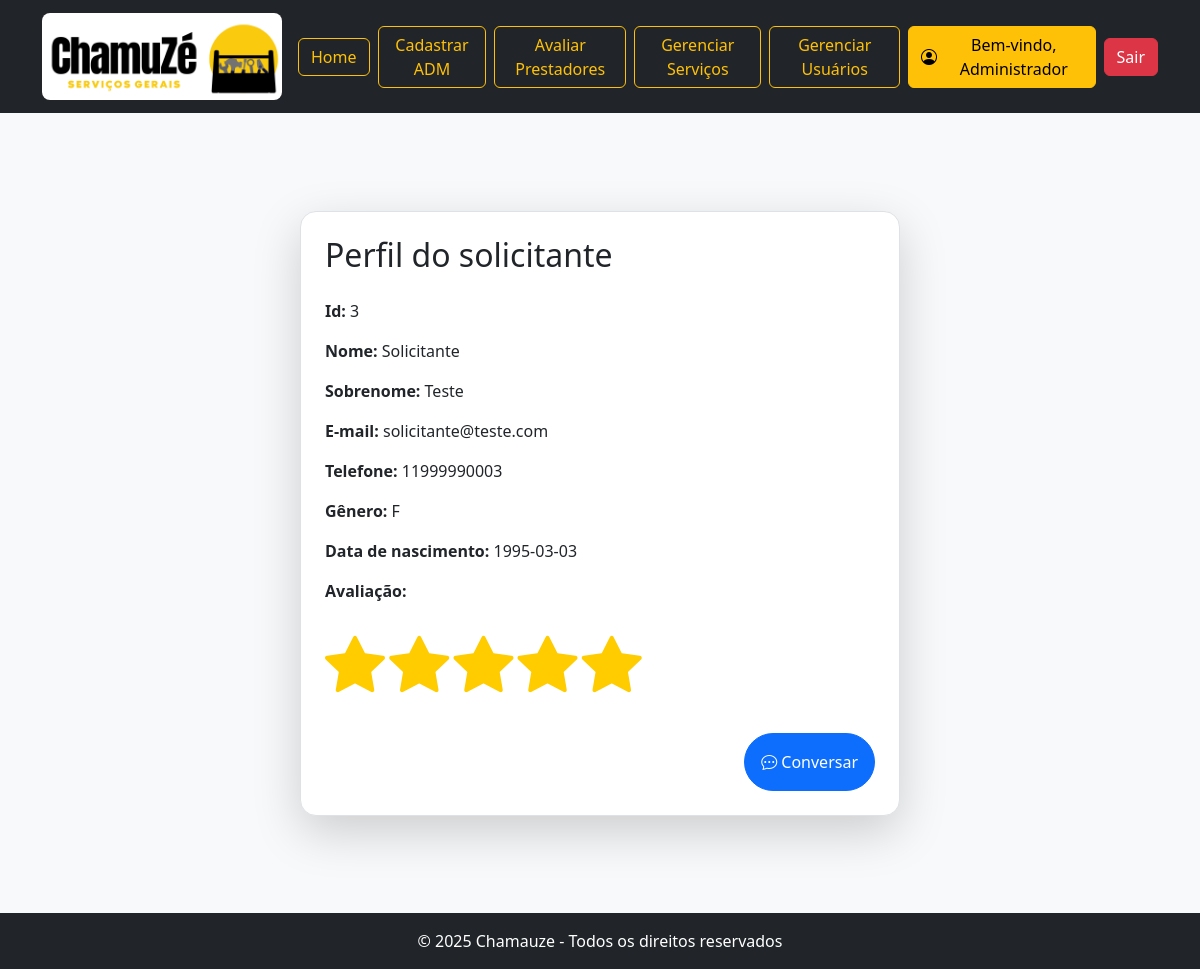
The page /PROJETO/solicitante/paginaSolicitante.php?id_solicitante=3 (signed in) on the database its author committed.
### tables this page shows
CREATE TABLE solicitante (
	id_solicitante INTEGER NOT NULL PRIMARY KEY,
	FOREIGN KEY (id_solicitante) REFERENCES usuario(id_usuario)
);

CREATE TABLE usuario (
	id_usuario INTEGER NOT NULL PRIMARY KEY AUTO_INCREMENT,
	nome VARCHAR(100) NOT NULL,
    sobrenome VARCHAR(150) NOT NULL,
	email VARCHAR(150) NOT NULL,
	senha VARCHAR(255) NOT NULL,
    cpf VARCHAR(11) NOT NULL,
    telefone VARCHAR(30) NOT NULL,
    nacionalidade VARCHAR(50) NOT NULL,
    data_nascimento DATE NOT NULL,
	nota_reputacao DECIMAL(3,2) NOT NULL,
    genero ENUM('F','M','O') NOT NULL,
	tipo_perfil ENUM('administrador','prestador','solicitante') NOT NULL
);

### PROJETO/helpers/biblioteca.php (called while the page is built, shortened)
<?php
$conexao = conectaDB();
function buscarSolicitanteNoBancoPeloId($id_solicitante){
    global $conexao;
    $sql = "SELECT * FROM usuario LEFT JOIN solicitante ON usuario.id_usuario = solicitante.id_solicitante WHERE id_usuario = ?";
    $stmt = $conexao->prepare($sql);
    $stmt->bind_param('i', $id_solicitante);
    $stmt->execute();
    $resultado = $stmt->get_result();
    return $resultado->fetch_assoc();
}
?>

### PROJETO/solicitante/paginaSolicitante.php (the view, shortened to what this page needs)
<?php
include "../helpers/biblioteca.php";
if (isset($_GET['id_solicitante'])) {
    $solicitante = buscarSolicitanteNoBancoPeloId($_GET['id_solicitante']);
}
?>
<!DOCTYPE html>
<html lang="pt-br">
<head>
    <link rel="stylesheet" href="../assets/css/estrelas.css">
    <link href="https://cdn.jsdelivr.net/npm/bootstrap@5.3.3/dist/css/bootstrap.min.css" rel="stylesheet">
    <link rel="stylesheet" href="../assets/css/estilo.css">
    <link rel="stylesheet" href="https://cdn.jsdelivr.net/npm/bootstrap-icons/font/bootstrap-icons.css">
</head>
<body>
    <main class="min-vh-100 d-flex align-items-center justify-content-center bg-light">
        <div class="col-md-6 shadow-lg p-4 bg-white rounded-4 border">
            <div class="d-flex align-items-center mb-4">
                <h2 class="m-0">Perfil do solicitante</h2>
            </div>
            <p><strong>Id:</strong> <?= $solicitante['id_solicitante'] ?></p>
            <p><strong>Nome:</strong> <?= $solicitante['nome'] ?></p>
            <p><strong>Sobrenome:</strong> <?= $solicitante['sobrenome'] ?></p>
            <p><strong>E-mail:</strong> <?= $solicitante['email'] ?></p>
            <p><strong>Telefone:</strong> <?= $solicitante['telefone'] ?></p>
            <p><strong>Gênero:</strong> <?= $solicitante['genero'] ?></p>
            <p><strong>Data de nascimento:</strong> <?= $solicitante['data_nascimento'] ?></p>
            <p><strong>Avaliação:</strong></p>
            <div>
                <?php
                if ($solicitante['nota_reputacao'] <= 0) {
                    echo "<div>
                    <i class='bi bi-star-fill estrela-avaliacao-vazia'></i>
                    <i class='bi bi-star-fill estrela-avaliacao-vazia'></i>
                    <i class='bi bi-star-fill estrela-avaliacao-vazia'></i>
                    <i class='bi bi-star-fill estrela-avaliacao-vazia'></i>
                    <i class='bi bi-star-fill estrela-avaliacao-vazia'></i>
                    </div>";
                } else {
                    echo "<div>
                    <i class='bi bi-star-fill estrela-avaliacao-preenchida'></i>
                    <i class='bi bi-star-fill estrela-avaliacao-preenchida'></i>
                    <i class='bi bi-star-fill estrela-avaliacao-preenchida'></i>
                    <i class='bi bi-star-fill estrela-avaliacao-preenchida'></i>
                    <i class='bi bi-star-fill estrela-avaliacao-preenchida'></i>
                    </div>";
                }
                ?>
            </div>
            <form action="../config/chat.php" class="mt-4 text-end" method="GET">
                <button class="btn btn-primary rounded-pill p-3">
                    <i class="bi bi-chat-dots"></i> Conversar
                </button>
            </form>
        </div>
    </main>
    <?php include "../footer.php"; ?>
</body>
</html>

### PROJETO/assets/css/estrelas.css (style rules this page uses)
.estrela-avaliacao-preenchida { font-size: 60px; color:#FC0; }

### rows shown on the page
solicitante: id_solicitante "3", id_solicitante.nome "Solicitante", id_solicitante.sobrenome "Teste", id_solicitante.email "solicitante@teste.com", id_solicitante.telefone "11999990003", id_solicitante.genero "F", id_solicitante.data_nascimento "1995-03-03"

### other values the page prints
$nomeUsuario "Administrador"
